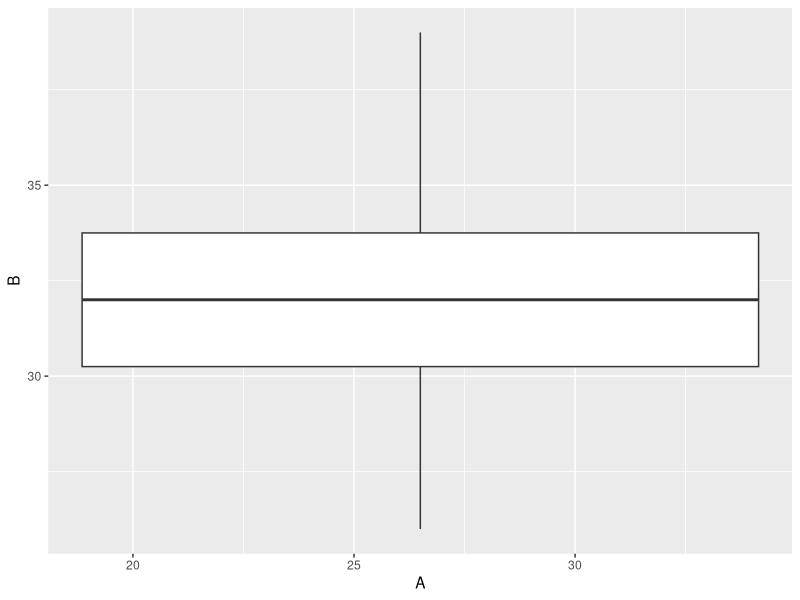
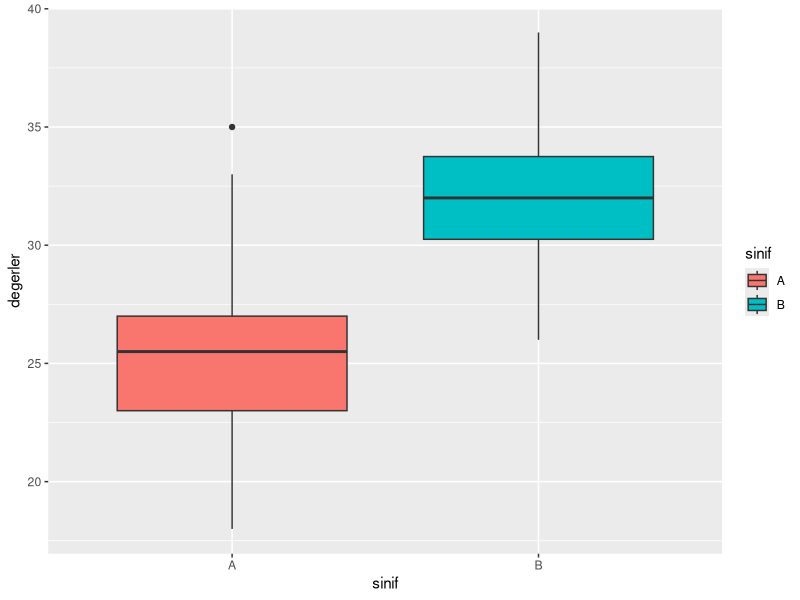
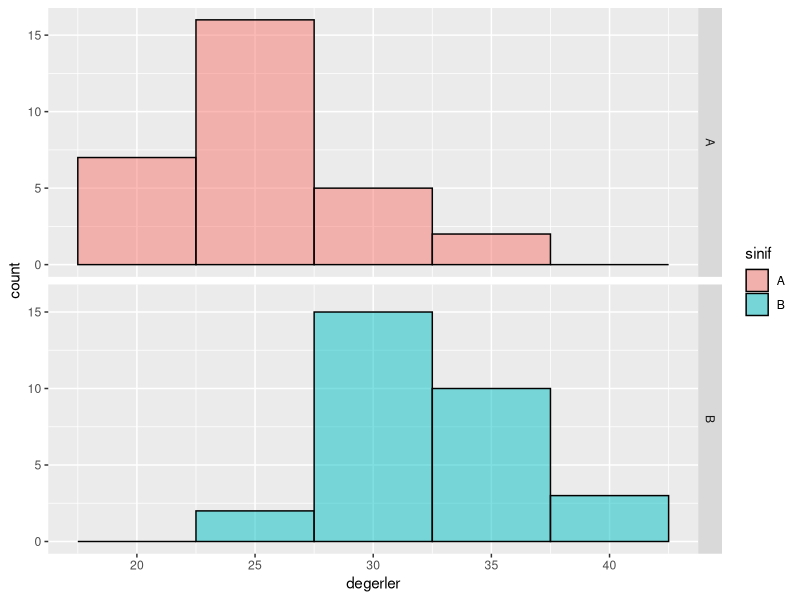
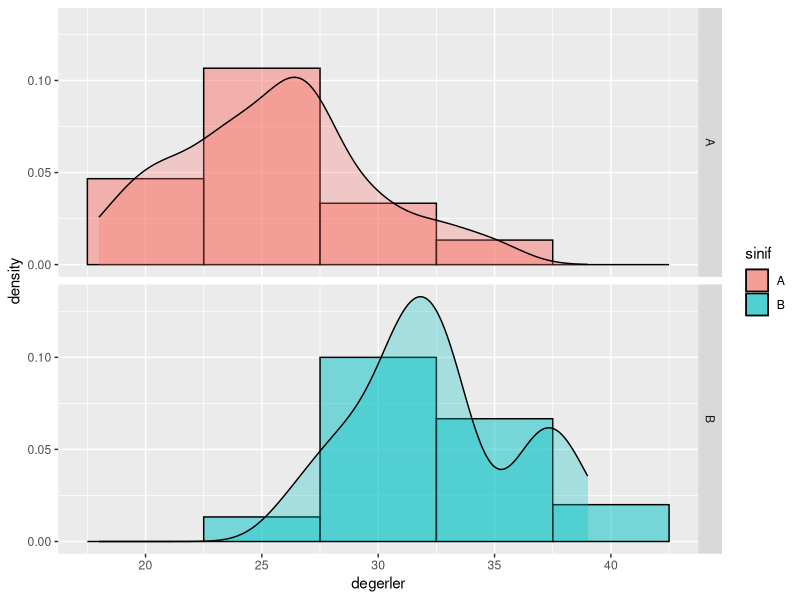

Generate these figures, in order, with R:
## ---- chunk 1
#a: ürünleri önerisiz alsın
#b:modelin önerisiyle karsılassın --> bagımsız orneklem t testi!!!  => ab testi


#h0: aort=bort h1: aort !=bort
iki_ornek_veri <- data.frame(
  
  A = c(30,27,21,27,29,30,20,20,27,32,35,22,24,23,25,27,23,27,23,
        25,21,18,24,26,33,26,27,28,19,25),
  
  B = c(37,39,31,31,34,38,30,36,29,28,38,28,37,37,30,32,31,31,27,
        32,33,33,33,31,32,33,26,32,33,29)
)
## ---- chunk 2
summary(iki_ornek_veri)


#install.packages("psych")

library(psych)

describe(iki_ornek_veri)

## ---- chunk 3
library(tidyverse)

ggplot(iki_ornek_veri, aes(A,B)) + 
  geom_boxplot()

## ---- chunk 4
View(iki_ornek_veri)  
#df goruntu


## ---- chunk 5
A <- data.frame(degerler = iki_ornek_veri$A, sinif = "A")
B <- data.frame(degerler = iki_ornek_veri$B, sinif = "B")

AB <- rbind(A,B)


ggplot(AB, aes(sinif, degerler, fill = sinif)) + 
  geom_boxplot()



## ---- chunk 6
ggplot(AB,aes(degerler,fill=sinif))+
  geom_histogram(color="black",binwidth = 5,alpha=0.5)+
  facet_grid(sinif ~.)
## ---- chunk 7
#dagılımla ilgili density cok iyi bilgi verir



ggplot(AB, aes(degerler, fill = sinif)) +
  geom_histogram(aes(y = ..density..), color = "black", binwidth = 5, alpha = 0.5) +
  geom_density(alpha = 0.3) +
  facet_grid(sinif ~.)
## ---- chunk 8
#numerik test yapalim

apply(iki_ornek_veri, 2, shapiro.test) # 2 grup icin normallik 



AB[AB$sinif == "A",]$degerler

shapiro.test(AB[AB$sinif == "B",]$degerler)

#p>005 ho kabul normallik saglanıyor
#ho : teorik olarak istatistiksel fark yoktur
## ---- chunk 9

#varsayım 2: varyans homojenliği
#install.packages("car")

library(car)


leveneTest(AB$degerler ~ AB$sinif, center = mean)
## ---- chunk 10
#bagımsız iki orneklem t testi

t.test(AB$degerler~AB$sinif,var.equal=TRUE)

#H0 RED , SAGALANSADA SAGLANMASADA BURASI SAGLANMIYOR 
#AMA BIZ SAGLANDIGINI BİLİYORUZ 
#P VAL <0005,ANLAMLI BIR FARK VARDIR EVET B GRUBU ETKİLİ OLMUS!
## ---- chunk 11
wilcox.test(iki_ornek_veri$A,iki_ornek_veri$B )

